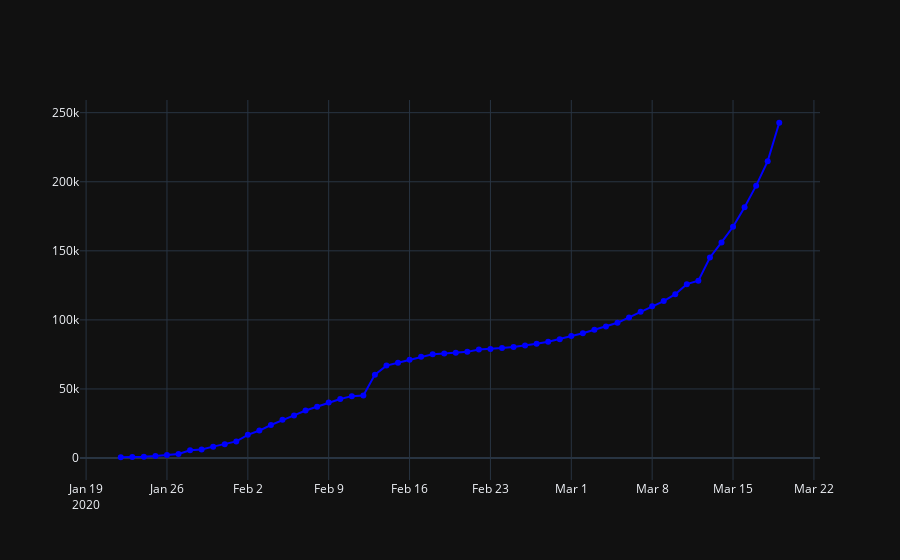

Notebook code cell kept with this figure:
### Code cell
import plotly.graph_objects as go
grouped_multiple = coronaVirus_df.groupby(['ObservationDate']).agg({'Confirmed': ['sum']})
grouped_multiple.columns = ['Confirmed ALL']
grouped_multiple = grouped_multiple.reset_index()
fig = go.Figure()
fig.update_layout(template='plotly_dark')
fig.add_trace(go.Scatter(x=grouped_multiple['ObservationDate'], 
                         y=grouped_multiple['Confirmed ALL'],
                         mode='lines+markers',
                         name='Deaths',
                         line=dict(color='blue', width=2)))
fig.show()
